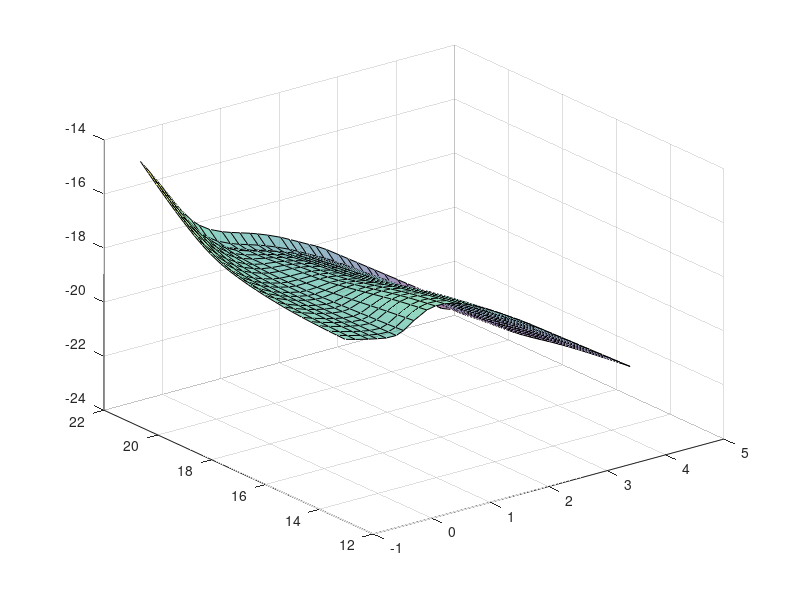

Here is the MATLAB script that generated this plot:
load('acd96_c.mat')

log_coeff = reshape(log_coeff_json, [24, 30, 6]);

% log_coeff(12, 15, 1) = -4;

Te_sample = linspace(min(log_temperature), max(log_temperature), 100);
Ne_sample = linspace(min(log_density), max(log_density), 100);
Coeff = zeros(100,100);

k = 1;

for Te_it = 1:length(Te_sample)
% for Ne_it = 1:length(Ne_sample)
Te = Te_sample(Te_it);
% Ne = Ne_sample(Ne_it)
Coeff(:, Te_it) = interp2(log_temperature, log_density, squeeze(log_coeff(:, :, k)), Te, Ne_sample, 'spline');
% end
end

% size(Coeff)

s = surf(Te_sample, Ne_sample, Coeff, 'FaceAlpha', 0.5, 'EdgeColor', 'none');

hold on

surf(log_temperature, log_density, squeeze(log_coeff(:, :, k)), 'FaceAlpha', 0);

% k_test = [4];
% Te_test = 50;
Ne_test = 1e19;


% for k_it = 1:length(k_test)
% for Te_it = 1:length(Te_test)
% for Ne_it = 1:length(Ne_test)

% k = k_test(k_it);
% Te = Te_test(Te_it);
% Ne = Ne_test(Ne_it);

	% surf(log_temperature, log_density, squeeze(log_coeff(:, :, k)));

% 	Vq = interp2(log_temperature, log_density, squeeze(log_coeff(:, :, k)), log10(Te), log10(Ne), 'spline');

% 	fprintf('log_coeff(%d, %f, %e) = %f \n', k, Te, Ne, Vq)

% end
% end
% end

clear Ne Te k Vq Te_sample Ne_sample